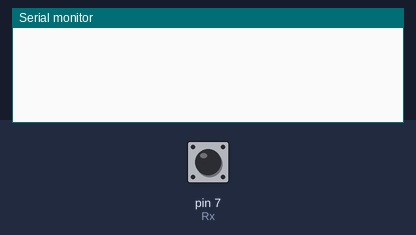
A sketch run on a simulated Arduino Uno, built with avr-gcc and run on an emulated ATmega328P. Shown: the last lines printed to the serial monitor. Inputs (shaded band) come from the test bench; at power-on: pin 7 (Rx) LOW.

Above: at 1.2 s.
1.3 s: pin 7 (Rx) pulsed HIGH 2 times (0.12 s each, 0.3 s apart)
At 3.0 s:
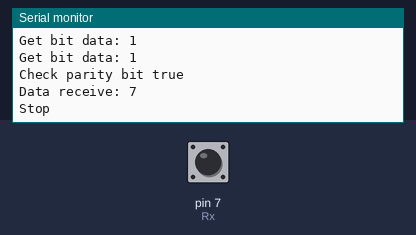
3.4 s: pin 7 (Rx) pulsed HIGH 5 times (0.12 s each, 0.3 s apart)
6.8 s: pin 7 (Rx) driven HIGH
At 7.11 s:
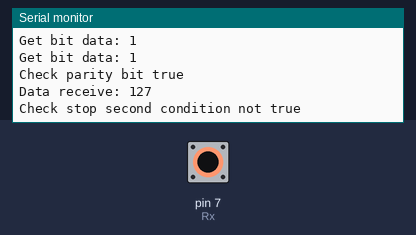
8.8 s: pin 7 (Rx) driven LOW
Timing chart, 0 to 11.3 s (numbered marks = the images above; inputs shaded):
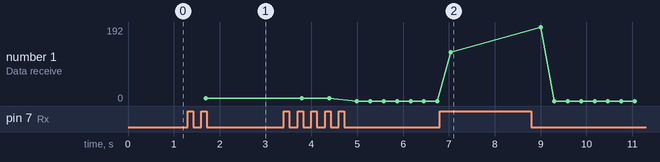

The sketch:

Arduino_Slave.ino
```cpp
#define Rx 7
#define Tx 6


bool checkStartCondition = false;
bool checkStopCondition = true;

uint8_t dataReceive = 0x00;
uint8_t sizeDataReceive = 0;

bool checkParityBit = false;

uint8_t dataSend = 0x00;
uint8_t sizeDataSend = 0;
uint8_t data_value = 2;

void uartInit()
{
  pinMode(Rx, INPUT);
  pinMode(Tx, OUTPUT);
}

void checkStart()
{
  if (digitalRead(Rx) == HIGH)
  {
    delay(10);
    if (digitalRead(Rx) == LOW)
    {
      checkStartCondition = true;
      checkStopCondition = false;
      Serial.println("Start");
    }
  }
}

void readData()
{
  delay(30);
  Serial.print("Get bit data: ");
  if (sizeDataReceive < 8)
  {
    dataReceive = dataReceive << 1;
    dataReceive = dataReceive | digitalRead(Rx);
    Serial.println(digitalRead(Rx));
    ++sizeDataReceive;
  }


}

void checkParity()
{
  uint8_t x = 0x00;
  uint8_t dataCheckParity = dataReceive;
  uint8_t countBit1 = 0;


  for (int i = 0; i < 8; ++i)
  {
    x = dataCheckParity & 0x80;
    if ( x > 0 )
    {
      ++countBit1;
    }
    dataCheckParity = dataCheckParity << 1;
  }

  delay(30);

  if ( (countBit1 % 2) == digitalRead(Rx) )
  {
    checkParityBit = true;
    Serial.println("Check parity bit true");
  }
  else
  {
    checkParityBit = false;
    dataReceive = 0x00;
    sizeDataReceive = 0;
    Serial.println(countBit1);
    Serial.println(digitalRead(Rx));
    Serial.println("Check parity bit false");
  }
}

void checkStop()
{
  checkParityBit = false;
  delay(20);
  if ( digitalRead(Rx) == HIGH )
  {
    delay(40);
    if (digitalRead(Rx) == LOW)
    {
       checkStartCondition = false;
       checkStopCondition = true;
       Serial.println("Stop");
    }
    else
    {
      Serial.println("Check stop second condition not true");
    }

  }
  else
  {
    Serial.println("Check stop first condition not true");
  }
}

void setup() {
  // put your setup code here, to run once:
  Serial.begin(115200);
  uartInit();

}

void loop() {
  // put your main code here, to run repeatedly:
  if (checkStartCondition == false)
  {
    checkStart();
  }

  if (checkStartCondition == true && sizeDataReceive < 8)
  {
    readData();
  }

  if (checkStartCondition == true && sizeDataReceive == 8)
  {
    checkParity();
  }

  if (checkParityBit == true)
  {
    Serial.print("Data receive: ");
    Serial.println(dataReceive);
    dataReceive = 0x00;
    sizeDataReceive = 0;
    checkStop();
  }


}
```

Measured:
- after the input at 1.3 s, the serial monitor: prints a new line after 0.12 s (image 1)
- after the input at 6.8 s, the serial monitor: prints a new line after 0.24 s (image 2)
- plotted number 1: 0 → 127 after the input at 6.8 s
